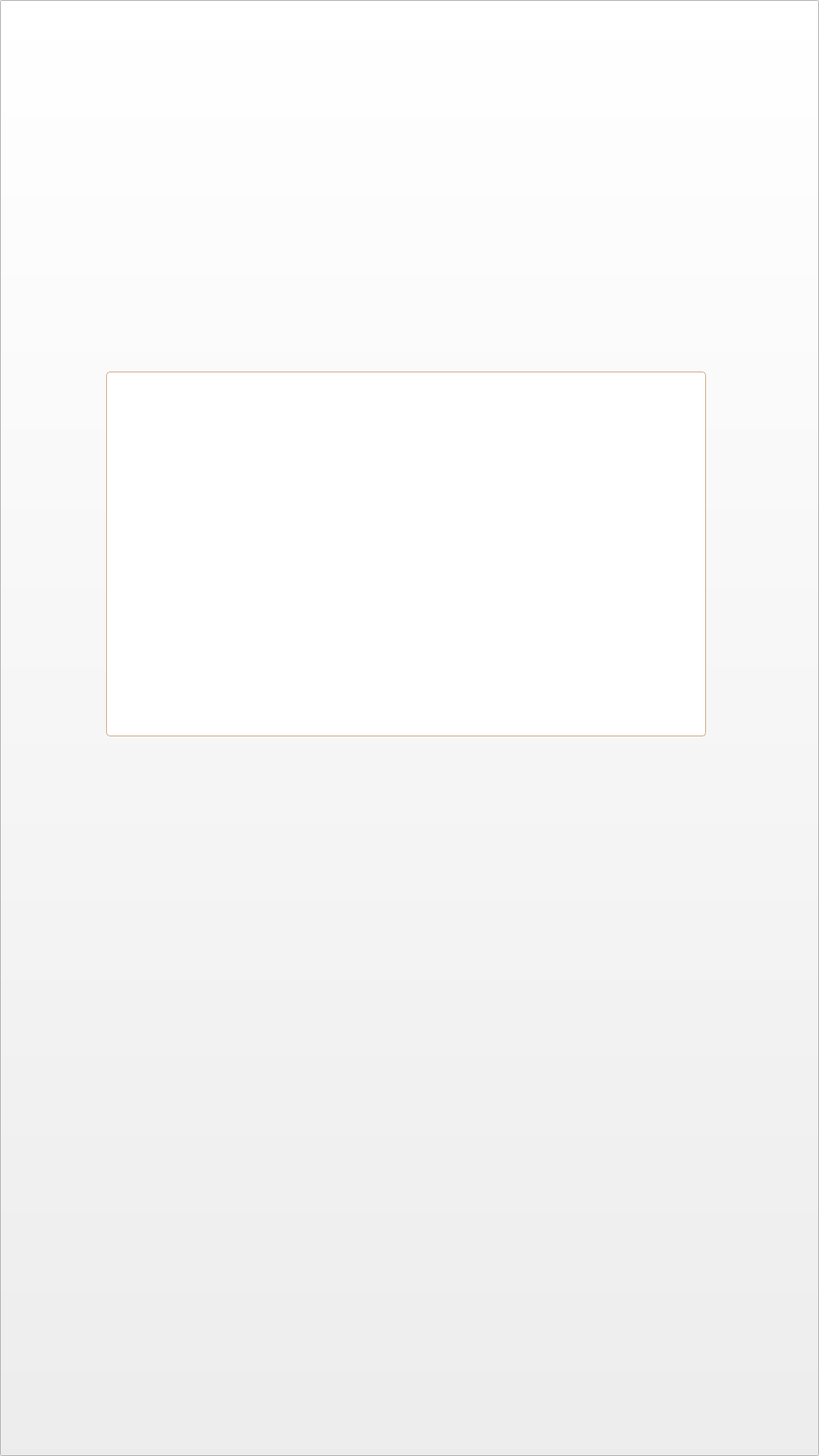
<?xml version="1.0" encoding="UTF-8"?>
<ui version="4.0">
 <class>pagethankyou</class>
 <widget class="QWidget" name="pagethankyou">
  <property name="geometry">
   <rect>
    <x>0</x>
    <y>0</y>
    <width>1080</width>
    <height>1920</height>
   </rect>
  </property>
  <property name="windowTitle">
   <string>Form</string>
  </property>
  <widget class="QPushButton" name="mainPage_Button">
   <property name="geometry">
    <rect>
     <x>0</x>
     <y>0</y>
     <width>1080</width>
     <height>1920</height>
    </rect>
   </property>
   <property name="autoFillBackground">
    <bool>false</bool>
   </property>
   <property name="styleSheet">
    <string notr="true">background-image: url(/home/df-admin/production/references/7_background_thank_you.png);</string>
   </property>
   <property name="text">
    <string/>
   </property>
  </widget>
  <widget class="QLabel" name="rinse_label">
   <property name="geometry">
    <rect>
     <x>140</x>
     <y>490</y>
     <width>791</width>
     <height>481</height>
    </rect>
   </property>
   <property name="font">
    <font>
     <family>Proxima Nova</family>
     <pointsize>-1</pointsize>
     <weight>75</weight>
     <bold>true</bold>
    </font>
   </property>
   <property name="styleSheet">
    <string notr="true">background-color: white;
border:  1px solid #CBA580;
border-radius: 5px;
font-family: Proxima Nova;
font-weight: Bold;
font-size: 40px;
line-height: 60px;
text-transform: uppercase;
</string>
   </property>
   <property name="text">
    <string/>
   </property>
   <property name="alignment">
    <set>Qt::AlignCenter</set>
   </property>
  </widget>
 </widget>
 <resources/>
 <connections/>
</ui>
